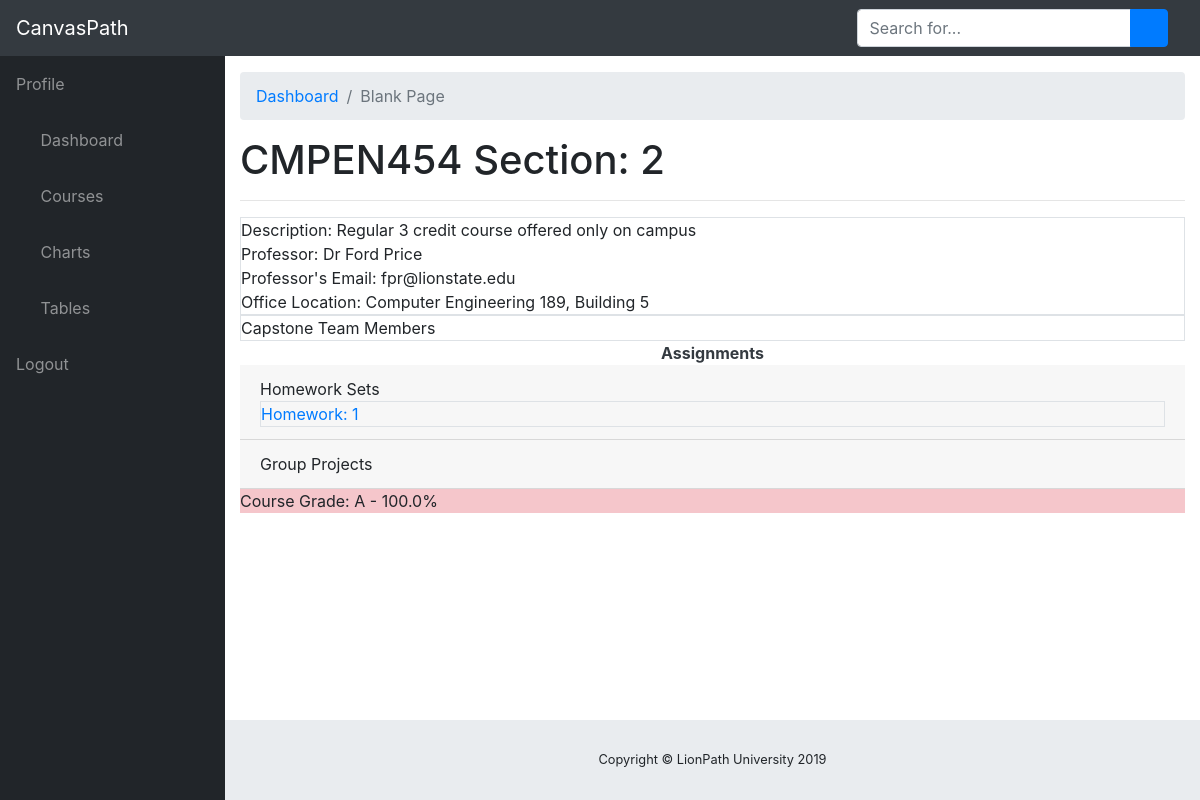
The app's page /courseDetails/CMPEN454/2 (signed in) with its own data.
### tables this page shows
CREATE TABLE Course(course_id TEXT PRIMARY KEY, course_name TEXT,
                                               course_description TEXT);

CREATE TABLE Professor(email TEXT PRIMARY KEY, password TEXT, name TEXT, age INTEGER,
                                                  gender TEXT, office_address TEXT, department TEXT
                                                  REFERENCES Department(dept_id), title TEXT);

CREATE TABLE Department(dept_id TEXT PRIMARY KEY,
                                                    dept_name TEXT,
                                                    dept_head TEXT);

### courseSystem.py (the view)
@app.route('/courseDetails/<course>/<section>')
def courseDetails(course, section):
    if ('user' in session) and (session['type'] == 'Student'):
        with sql.connect('courseSystem.db') as db:
            c = db.cursor()
        find_course_info = """SELECT DISTINCT C.course_id, C.course_description, S2.section_type
                              FROM  Course C, Sections S2
                              WHERE C.course_id = ? AND C.course_id = S2.course_id"""
        c.execute(find_course_info, (course,))
        courseInfo = c.fetchall()[0]
        find_course_faculty = """SELECT DISTINCT P.name, P.email, P.office_address, D.dept_name
                                 FROM Course C, Sections S, Professor P, Prof_team_members PT, Department D
                                 WHERE S.course_id = C.course_id AND S.prof_team_id=PT.team_id AND P.email = PT.prof_email
                                AND S.course_id = ? AND P.department = D.dept_id"""
        c.execute(find_course_faculty, (course,))
        faculty_course_info = c.fetchall()[0]
        findMembers = """SELECT S.name, S.email FROM Student S Where S.email IN
                        (SELECT CTM.student_email
                         FROM Capstone_Team_Members CTM
                         WHERE CTM.team_number =
                         (SELECT CTM.team_number FROM
                         Capstone_Team_Members CTM
                         WHERE CTM.student_email=? AND CTM.course_id=? AND CTM.sec_no=?))
                         """
        c.execute(findMembers,(session['user'], course, section))
        findTeam = c.fetchall()
        teamNumber = """SELECT CTM.team_number FROM Capstone_Team_Members CTM WHERE CTM.student_email=?"""
        c.execute(teamNumber, (session['user'],))
        teamNumber = c.fetchall()[0][0]
        print(teamNumber)
        hw = """SELECT DISTINCT H.hw_no
                      FROM Homework H, Sections S
                      WHERE S.course_id = H.course_id AND S.course_id = ? AND S.sec_no = ?"""
        c.execute(hw, (course, section))
        homework = c.fetchall()
        ex = """SELECT DISTINCT E.exam_no
                FROM Exams E, Sections S
                WHERE S.course_id = E.course_id AND S.course_id = ? AND S.sec_no = ?"""
        c.execute(ex, (course, section))
        exams = c.fetchall()
        projects = """SELECT C.project_no, C.grade FROM Capstone_grades C WHERE C.team_number=? AND C.course_id=? AND C.sec_no=?"""
        c.execute(projects, (teamNumber, course, section))
        projects = c.fetchall()
        projectGrades = []
        for project in projects:
            if project[0]:
                projectGrades.append(tuple([project[1]]))
        print(projectGrades)
        sectionType = """SELECT S.section_type From Sections S WHERE S.course_id=? AND S.sec_no=?"""
        examGrades = """SELECT E.grades from Exam_grades E WHERE E.course_id=? AND E.sec_no=? and E.student_email=?"""
        homeworkGrades = """SELECT H.grade from Homework_grades H WHERE H.course_id=? AND H.sec_no=? and H.student_email=?"""
        c.execute(sectionType, (course,section))
        sectionType = c.fetchall()[0][0]
        print(sectionType)
        c.execute(examGrades, (course,section,session['user']))
        examGrades = c.fetchall()
        c.execute(homeworkGrades, (course,section,session['user']))
        homeworkGrades = c.fetchall()
        if sectionType == 'Reg':
            overallGrades = examGrades+homeworkGrades
        else:
            overallGrades = projectGrades+homeworkGrades
        print(overallGrades)
        sumGrades = 0
        for grade in overallGrades:
             sumGrades += grade[0]
        averageGrade = round(sumGrades/(len(overallGrades)), 2)
        if averageGrade > 90:
            letterGrade = 'A'
        elif averageGrade > 85 and averageGrade < 90:
            letterGrade = 'B+'
        elif averageGrade > 80 and averageGrade < 85:
            letterGrade = 'B'
        elif averageGrade > 75 and averageGrade < 80:
            letterGrade = 'C+'
        elif averageGrade > 70 and averageGrade < 75:
            letterGrade = 'C'
        else:
            letterGrade = 'F'
        c.close()
        return render_template('courseDetails.html', title=(course+" Section: "+section), courseInfo=courseInfo,
                                  courseProf=faculty_course_info, homework=homework, projects=projects,
                                course=course, section=section, exams=exams, members=findTeam, teamNumber=teamNumber,
                               averageGrade=averageGrade, letterGrade=letterGrade)
    else:
        return render_template('home.html')

### templates/courseDetails.html (shortened to what this page needs)
{% extends 'layout.html' %}
{% block content %}
<div class="table-bordered">
<div>Description: {{ courseInfo[1] }}</div>
<div>Professor: {{ courseProf[0] }}</div>
<div>Professor's Email: {{ courseProf[1] }}</div>
<div>Office Location: {{ courseProf[3] }} {{ courseProf[2] }}</div>
</div>
{% if courseInfo[2] == 'Cap' %}
    <div class="table-bordered">Capstone Team Members
    </div>
{% endif %}
<div class="text-center">
    <b class="text-dark">Assignments</b>
</div>
<div class="card-header">Homework Sets
{% for hw in homework %}
        <div class="table-bordered">
            <a href="{{ url_for('homeworkDetails',course=course, section=section, homework=hw[0]) }}">
                Homework: {{ hw[0] }}</a>
        </div>
{% endfor %}
</div>
{% if courseInfo[2] =='Cap' %}
        <div class="card-header">Group Projects
        </div>
        <div class="table-danger">
            Course Grade: {{ letterGrade }} - {{ averageGrade }}%
        </div>
{% endif %}
{% endblock content %}

### records on screen
Course: course_description "Regular 3 credit course offered only on campus"
Professor: name "Dr Ford Price", email "fpr@lionstate.edu", office_address "189, Building 5"
Department: dept_name "Computer Engineering"

### other values on screen
{{ title }} "CMPEN454 Section: 2"
{{ hw[0] }} "1"
{{ letterGrade }} "A"
{{ averageGrade }} "100.0"
